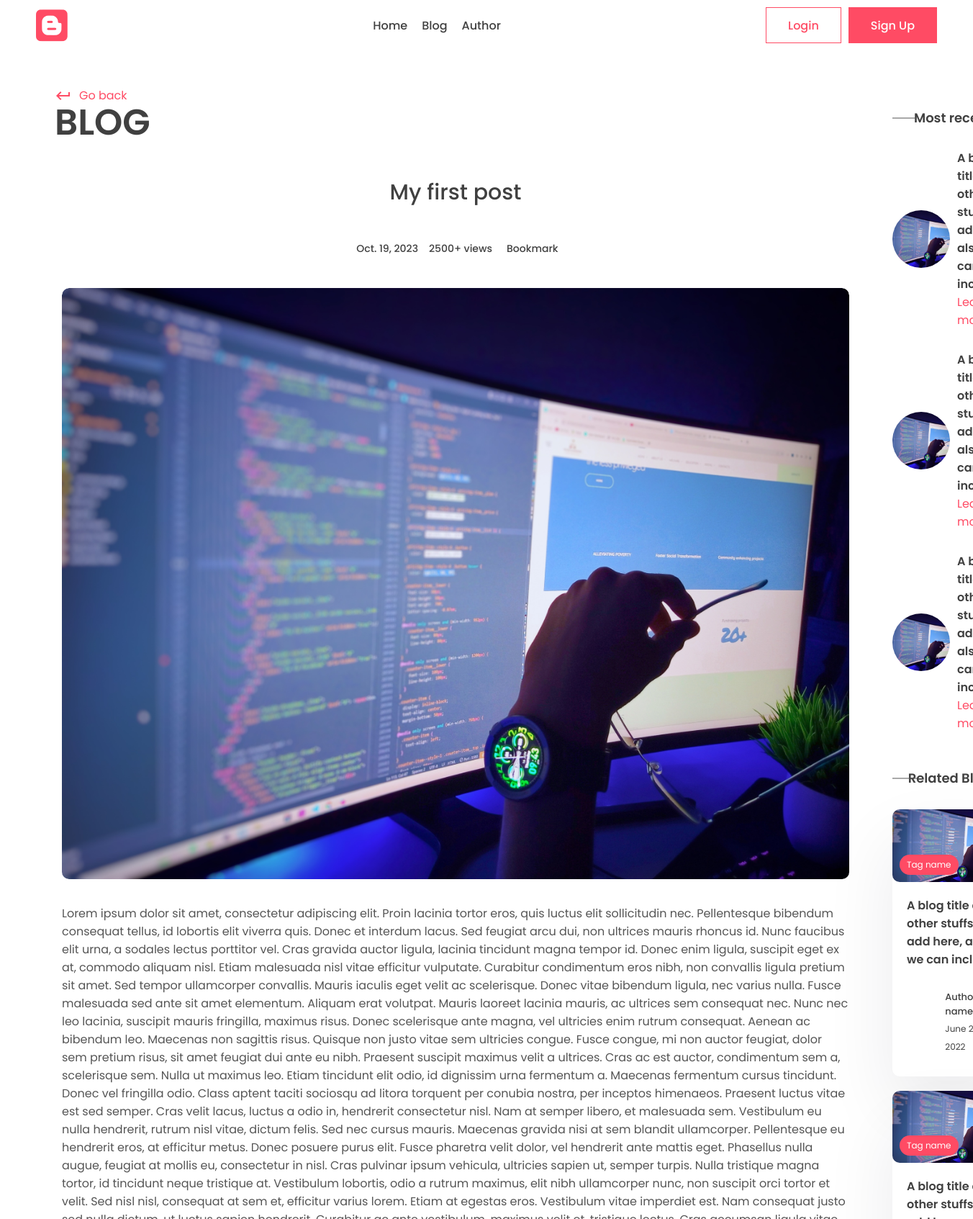
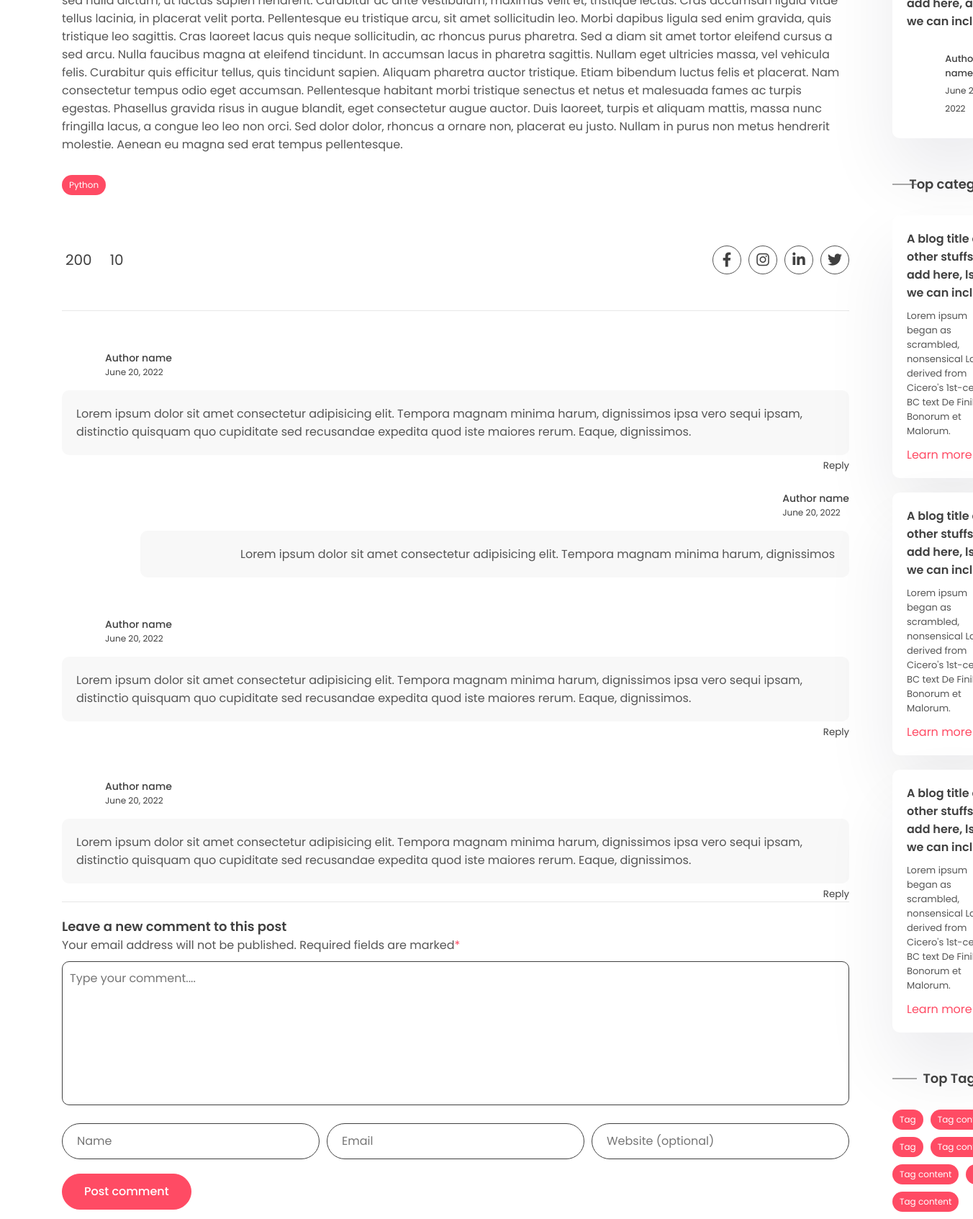
Screenshot of /post/first-post (upper part) with the database file from the repository (2 pictures, top to bottom).
### app/models.py (models this page shows, shortened)
class BlogPost(models.Model):
    title = models.CharField(max_length=200)
    content = models.TextField()
    last_updated = models.DateTimeField(auto_now=True)
    post_slug = models.SlugField(max_length=200, unique=True)
    post_img = models.ImageField(null=True, blank=True, upload_to="images/")
    tags = models.ManyToManyField(Tag, blank=True, related_name='blogpost')
    view_count = models.IntegerField(null=True, blank=True)

class Tag(models.Model):
    name = models.CharField(max_length=50)
    description = models.CharField(max_length=100)
    slug = models.SlugField(max_length=200, unique=True)

### app/views.py (the view)
# urls.py: path('post/<slug:slug>', views.post_page, name='post_page'),
def post_page(request, slug):
    post = BlogPost.objects.get(post_slug = slug)
    context = {'post':post}
    return render(request, 'app/post.html', context)

### app/templates/app/post.html (shortened to what this page needs)
{% extends 'base.html' %}
{% block content %}
      <div class="container">
        <div class="layout">
          <div class="left">
            <div class="page-top">
              <div class="top flex">
                <div class="page-name">
                  <a href="#" class="learn">
                    <span class="material-icons"> keyboard_return </span> Go
                    back
                  </a>
                  <h1>Blog</h1>
                </div>
              </div>
            </div>
            <center>
              <div class="typo">
                <h1 class="title blog-title">
                  {{ post.title }}
                </h1>
                <div class="timeline">
                  <div class="track">
                    <p class="time"> {{ post.last_updated|date }}</p>
                  </div>
                  <div class="track">
                    <p class="view-count">2500+ views</p>
                  </div>
                  <div class="track">
                    <form action="" method="POST">
                      <button type="submit" class="btn btn-info">
                        <p class="bookmark">Bookmark</p>
                      </button>
                    </form>
                  </div>
                </div>
              </div>
            </center>
            <section class="mt">
              <div class="container">
                <div class="blog-post">
                  <div class="post-img blog-img">
                    <img src="{{ post.post_img.url }}" alt="" />
                  </div>
                  <div class="blog-post-content">
                    <p>
                      {{ post.content }}
                    </p>
                    <div class="blog-tags">
                    {% for tag in post.tags.all %}
                      <div class="tag">{{ tag.name }}</div>
                    {% endfor %}
                    </div>
                    <div class="social-share">
                      <div class="reactions">
                        <div class="likes">
                           <span>200</span>
                        </div>
                        <div class="total-comments">
                          <span>10</span>
                        </div>
                      </div>
                      <div class="share">
                        <div class="social">
                          <a href="#">
                            <i class="fa-brands fa-facebook-f"></i>
                          </a>
                          <a href="#">
                            <i class="fa-brands fa-instagram"></i>
                          </a>
                          <a href="#">
                            <i class="fa-brands fa-linkedin-in"></i>
                          </a>
                          <a href="#">
                            <i class="fa-brands fa-twitter"></i>
                          </a>
                        </div>
                      </div>
                    </div>
                    <div class="user-comment">
                      <div class="author">
                        <div class="profile-pic">
                        </div>
                        <div class="details">
                          <p>Author name</p>
                          <small>June 20, 2022</small>
                        </div>
                      </div>
                      <div class="comment-sec-main">
                        <div class="comment-sec">
                          <div class="comment">
                            <p>
                              Lorem ipsum dolor sit amet consectetur adipisicing
                              elit. Tempora magnam minima harum, dignissimos
                              ipsa vero sequi ipsam, distinctio quisquam quo
                              cupiditate sed recusandae expedita quod iste
                              maiores rerum. Eaque, dignissimos.
                            </p>
                          </div>
                          <div class="reply">
                            <button onclick="toggleDiv(this)">Reply</button>
                          </div>
                        </div>
                        <div class="public-reply">
                          <div class="author">
                            <div class="profile-pic">
                            </div>
                            <div class="details">
                              <p>Author name</p>
                              <small>June 20, 2022</small>
                            </div>
                          </div>
                          <div class="comment">
                            <p>
                              Lorem ipsum dolor sit amet consectetur adipisicing
                              elit. Tempora magnam minima harum, dignissimos
                            </p>
                          </div>
                        </div>
                      </div>
                    </div>
                    <div class="user-comment">
                      <div class="author">
                        <div class="profile-pic">
                        </div>
                        <div class="details">
                          <p>Author name</p>
                          <small>June 20, 2022</small>
                        </div>
                      </div>
                      <div class="comment-sec-main">
                        <div class="comment-sec">
                          <div class="comment">
                            <p>
                              Lorem ipsum dolor sit amet consectetur adipisicing
                              elit. Tempora magnam minima harum, dignissimos
                              ipsa vero sequi ipsam, distinctio quisquam quo
                              cupiditate sed recusandae expedita quod iste
                              maiores rerum. Eaque, dignissimos.
                            </p>
                          </div>
                          <div class="reply">
                            <button onclick="toggleDiv(this)">Reply</button>
                          </div>
                        </div>
                      </div>
                    </div>
                    <div class="user-comment">
                      <div class="author">
                        <div class="profile-pic">
                        </div>
                        <div class="details">
                          <p>Author name</p>
                          <small>June 20, 2022</small>
                        </div>
                      </div>
                      <div class="comment-sec-main">
                        <div class="comment-sec">
                          <div class="comment">
                            <p>
                              Lorem ipsum dolor sit amet consectetur adipisicing
                              elit. Tempora magnam minima harum, dignissimos
                              ipsa vero sequi ipsam, distinctio quisquam quo
                              cupiditate sed recusandae expedita quod
                              iste maiores rerum. Eaque, dignissimos.
                            </p>
                          </div>
                          <div class="reply">
                            <button onclick="toggleDiv(this)">Reply</button>
                          </div>
                        </div>
                      </div>
                    </div>
                  </div>
                </div>
                <div class="comment-box">
                  <h3>Leave a new comment to this post</h3>
                  <p>
                    Your email address will not be published. Required fields
                    are marked<span>*</span>
                  </p>
                  <form action="">
                    <textarea placeholder="Type your comment...."></textarea>
                    <div class="grid-3">
                      <input type="text" placeholder="Name" />
                      <input type="temail" placeholder="Email" />
                      <input type="url" placeholder="Website (optional)" />
                    </div>
                    <button class="btn btn-primary rounded">
                      Post comment
                    </button>
                  </form>
                </div>
              </div>
            </section>
          </div>
          <div class="right">
            <div class="block">
              <h2 class="title2">Most recent</h2>
              <div class="recent-post">
                <div class="rounded-img">
                  <img src="../images/post.png" alt="" />
                </div>
                <div class="recent-content">
                  <h3>
                    A blog title and other stuffs will add here, also we can
                    incluse.
                  </h3>
                  <a class="learn" href="#"
                    >Learn more
                    <span class="material-icons"> trending_flat </span></a
                  >
                </div>
              </div>
              <div class="recent-post">
                <div class="rounded-img">
                  <img src="../images/post.png" alt="" />
                </div>
                <div class="recent-content">
                  <h3>
                    A blog title and other stuffs will add here, also we can
                    incluse.
                  </h3>
                  <a class="learn" href="#"
                    >Learn more
                    <span class="material-icons"> trending_flat </span></a
                  >
                </div>
              </div>
              <div class="recent-post">
                <div class="rounded-img">
                  <img src="../images/post.png" alt="" />
                </div>
                <div class="recent-content">
                  <h3>
                    A blog title and other stuffs will add here, also we can
                    incluse.
                  </h3>
                  <a class="learn" href="#"
                    >Learn more
                    <span class="material-icons"> trending_flat </span></a
                  >
                </div>
              </div>
            </div>
            <div class="block r-blog">
              <h2 class="title2">Related Blogs</h2>
              <a href="#">
                <div class="card">
                  <div class="post-img">
                    <img src="../images/post.png" alt="" />
                    <div class="tag">Tag name</div>
                  </div>
                  <div class="card-content">
                    <h3>
                      A blog title and other stuffs will add here, also we can
                      include.
                    </h3>
                    <div class="author">
                      <div class="profile-pic">
                      </div>
                      <div class="details">
                        <p>Author name</p>
                        <small>June 20, 2022</small>
                      </div>
                    </div>
                  </div>
                </div>
              </a>
              <a href="#">
                <div class="card">
                  <div class="post-img">
                    <img src="../images/post.png" alt="" />
                    <div class="tag">Tag name</div>
                  </div>
                  <div class="card-content">
                    <h3>
                      A blog title and other stuffs will add here, also we can
                      include.
                    </h3>
                    <div class="author">
                      <div class="profile-pic">
                      </div>
                      <div class="details">
                        <p>Author name</p>
                        <small>June 20, 2022</small>
                      </div>
                    </div>
                  </div>
                </div>
              </a>
            </div>
            <div class="block">
              <h2 class="title2">Top category</h2>
              <div class="card">
                <h3>
                  A blog title and other stuffs will add here, lso we can
                  incluse.
                </h3>
                <p>
                  Lorem ipsum began as scrambled, nonsensical Latin derived from
                  Cicero's 1st-century BC text De Finibus Bonorum et Malorum.
                </p>
                <a class="learn" href="#"
                  >Learn more
                  <span class="material-icons"> trending_flat </span></a
                >
              </div>
              <div class="card">
                <h3>
                  A blog title and other stuffs will add here, lso we can
                  incluse.
                </h3>
                <p>
                  Lorem ipsum began as scrambled, nonsensical Latin derived from
                  Cicero's 1st-century BC text De Finibus Bonorum et Malorum.
                </p>
                <a class="learn" href="#"
                  >Learn more
                  <span class="material-icons"> trending_flat </span></a
                >
              </div>
              <div class="card">
                <h3>
                  A blog title and other stuffs will add here, lso we can
                  incluse.
                </h3>
                <p>
                  Lorem ipsum began as scrambled, nonsensical Latin derived from
                  Cicero's 1st-century BC text De Finibus Bonorum et Malorum.
                </p>
                <a class="learn" href="#"
                  >Learn more
                  <span class="material-icons"> trending_flat </span></a
                >
              </div>
            </div>
            <div class="block">
              <h2 class="title2">Top Tags</h2>
              <div class="blog-tags">
                <div class="tag">Tag</div>
                <div class="tag">Tag content</div>
                <div class="tag">Tag</div>
                <div class="tag">Tag content</div>
                <div class="tag">Tag content</div>
                <div class="tag">Tag</div>
                <div class="tag">Tag content</div>
              </div>
            </div>
          </div>
        </div>
      </div>
      {% endblock content %}

### rows the page displays
BlogPost: title "My first post", last_updated "Oct. 19, 2023", post_img (picture), content "Lorem ipsum dolor sit amet, consectetur adipiscing elit. Proin lacinia tortor eros, quis luctus elit sollicitudin nec. Pellentesque bibendum consequat tellus, id lobortis elit viverra quis. Donec et interdum lacus. Sed feugiat arcu dui, non ultrices mauris rhoncus id. Nunc faucibus elit urna, a sodales lectus porttitor vel. Cras gravida auctor ligula, lacinia tincidunt magna tempor id. Donec enim ligula, suscipit eget ex at, commodo aliquam nisl. Etiam malesuada nisl vitae efficitur vulputate. Curabitur condimentum eros nibh, non convallis ligula pretium sit amet. Sed tempor ullamcorper convallis. Mauris iaculis eget velit ac scelerisque. Donec vitae bibendum ligula, nec varius nulla. Fusce…"
Tag: name "Python"
